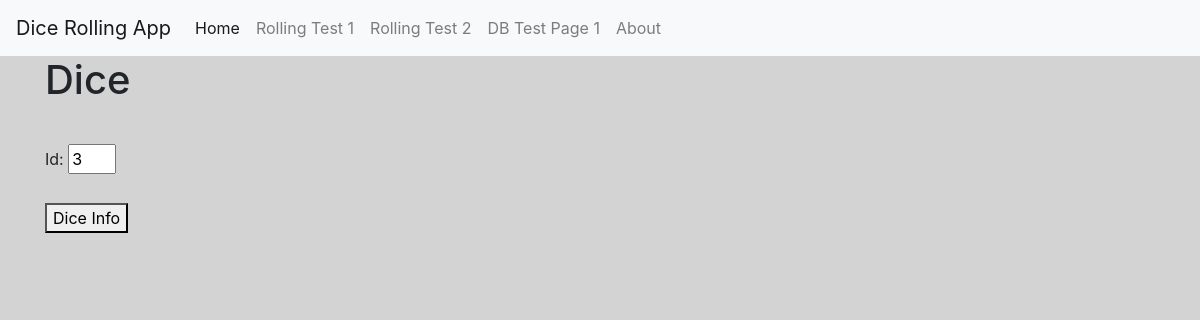
Page /dice_db_page_1 on the earlier database version.
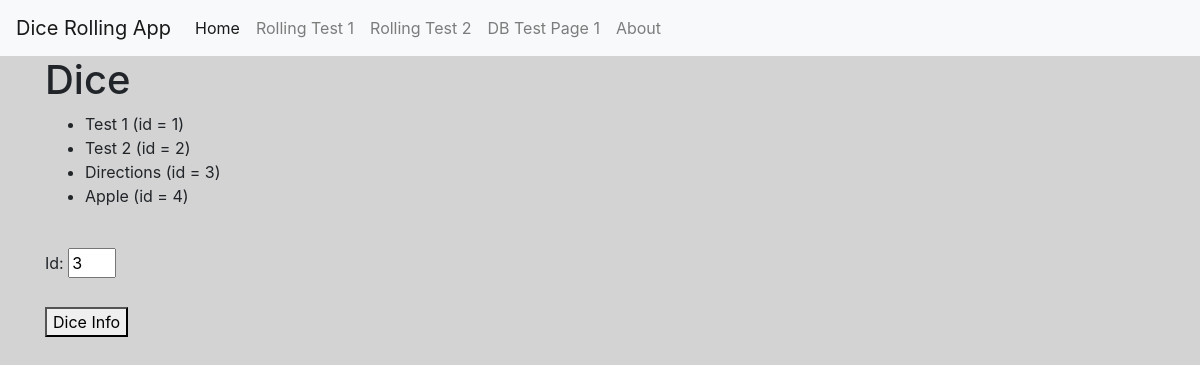
Same page on the later database version.
### DiceApp/models.py (models this page shows, shortened)
class Dice(models.Model):
    name = models.CharField(max_length=50)
    defaultFaceFile = models.CharField(max_length=200)

### DiceApp/views.py (the view)
# urls.py: path("", views.page_router, name="home"),
def page_router(request):
    if "/" == request.path.lower():
        return render(request, "home.html")
    if "home" in request.path.lower():
        return render(request, "home.html")
    elif "about" in request.path.lower():
        return render(request, "about.html")
    elif "roll_1" in request.path.lower():
        return render(request, "rolling_test_1.html")
    elif "roll_2" in request.path.lower():
        return render(request, "rolling_test_2.html")
    elif "dice_db_page_1" in request.path.lower():
        items = Dice.objects.all()
        return render(request, "dice_db_page_1.html", {"Dice": items})
    else:
        return HttpResponse("unknown page request " + request.path)

### DiceApp/templates/dice_db_page_1.html (shortened to what this page needs)
{% extends "base.html" %} {% block title %} DB Test Page 1 {% endblock %}
{% block content %}
<body style="background-color:LightGray;">
{% load static %}
<h1>Dice</h1>
<ul>
    {% for die in Dice %}
    <li>
        {{ die.name }} (id = {{ die.id }})
    </li>
    {% endfor %}
</ul>
<br />
<label for="dice_id">Id:</label>
<input type="number" id="dice_id" name="dice-id" value="3" size = "3" min = "0" max = "20" style="width: 3em"><br><br>
<button onclick="GetDiceInfo()">Dice Info</button>
</body>
{% endblock %}

### DiceApp/templates/base.html (shortened to what this page needs)
<!DOCTYPE html>
<html lang="en">
  <head>
    <link rel="stylesheet" href="https://stackpath.bootstrapcdn.com/bootstrap/4.3.1/css/bootstrap.min.css"  rel="stylesheet" />
    {% load static %}
  </head>
  <body>
    <nav class="navbar navbar-expand-lg navbar-light bg-light">
      <a class="navbar-brand" href="/">Dice Rolling App</a>
      <div class="collapse navbar-collapse" id="navbarNav">
        <ul class="navbar-nav">
          <li class="nav-item active">
            <a class="nav-link" href="home">Home</a>
          </li>
          <li class="nav-item">
            <a class="nav-link" href="roll_1">Rolling Test 1</a>
          </li>
          <li class="nav-item">
            <a class="nav-link" href="roll_2">Rolling Test 2</a>
          </li>
          <li class="nav-item">
            <a class="nav-link" href="dice_db_page_1">DB Test Page 1</a>
          </li>
          <li class="nav-item">
            <a class="nav-link" href="about">About</a>
          </li>
        </ul>
      </div>
    </nav>
    <div class="container">{% block content %} {% endblock %}</div>
  </body>
</html>

Differences in the rows shown:
added Dice: name "Test 1", id "1"
added Dice: name "Test 2", id "2"
added Dice: name "Directions", id "3"
added Dice: name "Apple", id "4"
